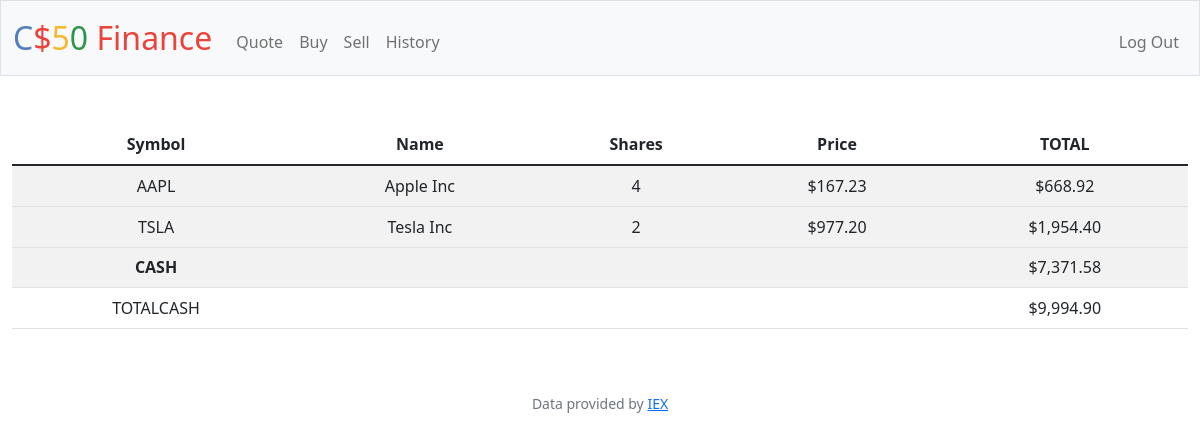
/ (signed in), run on the app's committed database.
### tables this page shows
CREATE TABLE transactions (
 id INTEGER PRIMARY KEY AUTOINCREMENT,
 user_id INTEGER NOT NULL, 
 name TEXT NOT NULL,
 shares INTEGER NOT NULL, 
 price NUMERIC NOT NULL, 
 type TEXT NOT NULL, 
 symbol TEXT NOT NULL, 
 time TIMESTONP DEFAULT CURRENT_TIMESTAMP, 
 FOREIGN KEY(user_id) REFERENCES users(id)
);

CREATE TABLE users (id INTEGER PRIMARY KEY AUTOINCREMENT NOT NULL, username TEXT NOT NULL, hash TEXT NOT NULL, cash NUMERIC NOT NULL DEFAULT 10000.00);

### app.py (the view)
@app.route("/")
@login_required
def index():
    user_id = session["user_id"]
    stocks = db.execute(
        "SELECT name,time,price , SUM (shares) as TotalShares, symbol FROM transactions WHERE user_id == ? GROUP BY symbol ", user_id)
    usercash = db.execute("SELECT cash FROM users WHERE id == ?", user_id)[0]["cash"]
    totalcash = usercash
    for stock in stocks:
        totalcash += stock["price"]*stock["TotalShares"]
    """Show portfolio of stocks"""
    return render_template("index.html", stocks=stocks, usercash=usercash, totalcash=totalcash, usd=usd)

### app.py (called while the page is built)
@app.after_request
def after_request(response):
    response.headers["Cache-Control"] = "no-cache, no-store, must-revalidate"
    response.headers["Expires"] = 0
    response.headers["Pragma"] = "no-cache"
    return response

### helpers.py (called while the page is built)
def login_required(f):
    @wraps(f)
    def decorated_function(*args, **kwargs):
        if session.get("user_id") is None:
            return redirect("/login")
        return f(*args, **kwargs)
    return decorated_function

def usd(value):
    return f"${value:,.2f}"

### templates/index.html (shortened to what this page needs)
{% extends "layout.html" %}
{% block main %}
        <div class="mb-3">
            <table class ="table table-striped">
                <thead>
                        <th>Symbol</th>
                        <th>Name</th>
                        <th>Shares</th>
                        <th>Price</th>
                        <th>TOTAL</th>
                </thead>
                <tbody>
                {%for stock in stocks %}
                    <tr>
                        <td>{{stock["symbol"]}}</td>
                        <td>{{stock["name"]}}</td>
                        <td>{{stock["TotalShares"]}}</td>
                        <td>{{ usd(stock["price"] ) }}</td>
                        <td>{{usd(stock["price"] * stock["TotalShares"])  }}</td>
                    <tr>
                {%endfor%}
                    <tr>
                            <th>CASH</th>
                            <td colspan="3"></td>
                            <td> {{usd(usercash)}}</td>
                    </tr>
                    <tr>
                            <td>TOTALCASH</td>
                            <td colspan="3"></td>
                            <td> {{usd(totalcash)}}</td>
                    </tr>
                </tbody>
            </table>
        </div>
{% endblock %}

### data on the page
transactions: symbol "AAPL", name "Apple Inc", TotalShares "4", price "$167.23", price "$668.92"
transactions: symbol "TSLA", name "Tesla Inc", TotalShares "2", price "$977.20", price "$1,954.40"
users: cash "$7,371.58"

### other printed values
{{ usd(totalcash) }} "$9,994.90"
